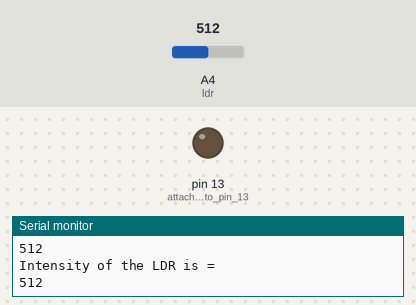
Bench run of a sketch on a simulated Arduino Uno, built with avr-gcc and run on an emulated ATmega328P. Shown: output pins drawn as LEDs (lit = HIGH), the last lines printed to the serial monitor. Inputs (shaded band) come from the test bench; at power-on: A4 (ldr) = 512.

Above: at 1.8 s.
1.9 s: A4 (ldr) set to 217
3.4 s: A4 (ldr) set to 185
At 4.9 s:
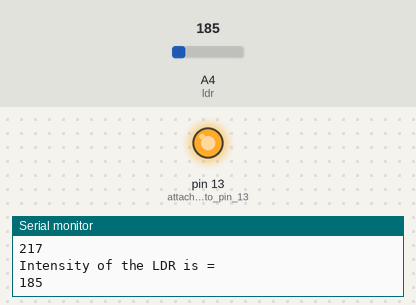
5.5 s: A4 (ldr) set to 210
At 6.5 s:
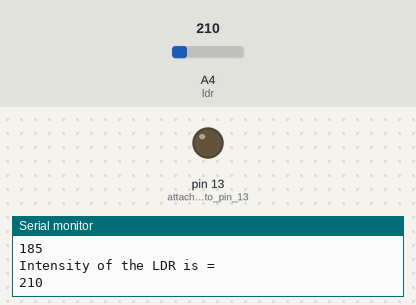
7.5 s: A4 (ldr) set to 190
At 9.2 s:
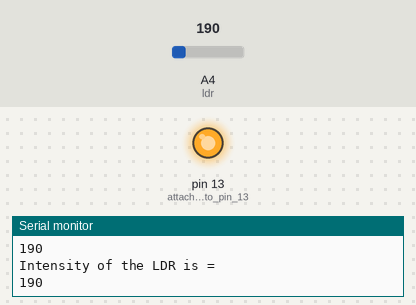
Timing chart, 0 to 10.5 s (numbered marks = the images above; inputs shaded):
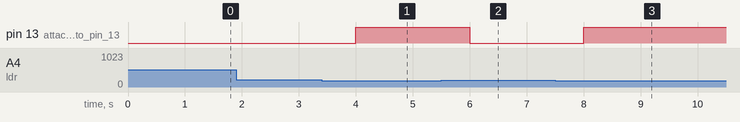

Measured:
- the behaviour switches between 201 and 200 on A4 (ldr) (found by bisection; images 0 and 1)
- after the input at 3.4 s, pin 13 (attach_LED_to_pin_13): LOW → HIGH after 0.60 s
- after the input at 5.5 s, pin 13 (attach_LED_to_pin_13): HIGH → LOW after 0.50 s
- after the input at 7.5 s, pin 13 (attach_LED_to_pin_13): LOW → HIGH after 0.50 s

The sketch:

LDR.ino
```cpp
int ldr=A4; // for analog Pin input
int val = 0;

void setup() {
  // put your setup code here, to run once:
  Serial.begin(9600);
  pinMode(13,OUTPUT); // attach LED to pin 13
}

void loop() {
  // put your main code here, to run repeatedly:
  val = analogRead(ldr);

  //Terminal output
  Serial.println("Intensity of the LDR is = ");
  Serial.println(val);

  //condition for LED on
  if(val<=200)
  {
    digitalWrite(13,HIGH);
  }else
  {
    digitalWrite(13,LOW);
  }
  delay(1000);
}
```
